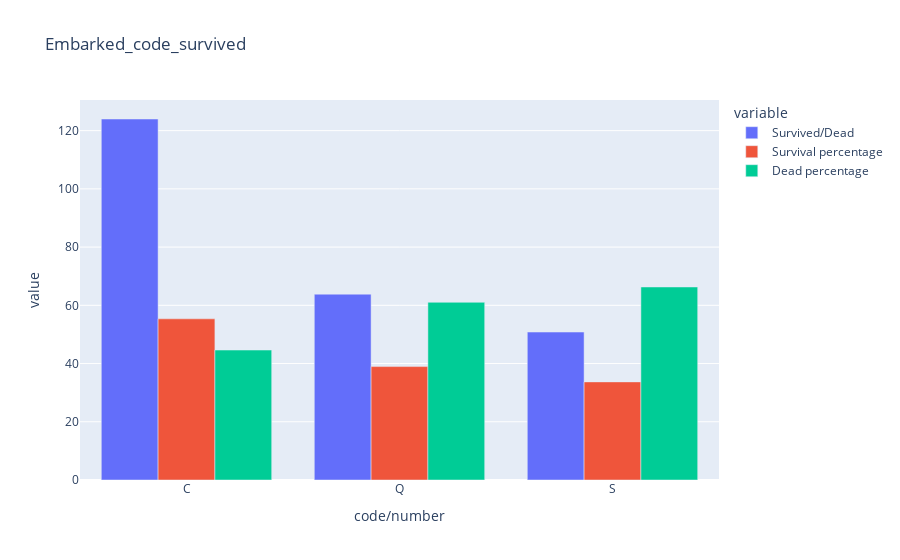

Notebook source saved alongside this figure:
### Code cell
plot

### Figure 1 — Plotly figure (JSON) as saved in the notebook; plotly's stock layout.template omitted (floating-point values rounded to 4 significant figures)
{"data": [{"alignmentgroup": "True", "hovertemplate": "variable=Survived/Dead<br>code/number=%{x}<br>value=%{y}<extra></extra>", "legendgroup": "Survived/Dead", "marker": {"color": "#636efa"}, "name": "Survived/Dead", "offsetgroup": "Survived/Dead", "orientation": "v", "showlegend": true, "textposition": "auto", "type": "bar", "x": ["C", "Q", "S"], "xaxis": "x", "y": [124, 63.83, 50.82], "yaxis": "y"}, {"alignmentgroup": "True", "hovertemplate": "variable=Survival percentage<br>code/number=%{x}<br>value=%{y}<extra></extra>", "legendgroup": "Survival percentage", "marker": {"color": "#EF553B"}, "name": "Survival percentage", "offsetgroup": "Survival percentage", "orientation": "v", "showlegend": true, "textposition": "auto", "type": "bar", "x": ["C", "Q", "S"], "xaxis": "x", "y": [55.36, 38.96, 33.7], "yaxis": "y"}, {"alignmentgroup": "True", "hovertemplate": "variable=Dead percentage<br>code/number=%{x}<br>value=%{y}<extra></extra>", "legendgroup": "Dead percentage", "marker": {"color": "#00cc96"}, "name": "Dead percentage", "offsetgroup": "Dead percentage", "orientation": "v", "showlegend": true, "textposition": "auto", "type": "bar", "x": ["C", "Q", "S"], "xaxis": "x", "y": [44.64, 61.04, 66.3], "yaxis": "y"}], "layout": {"barmode": "group", "legend": {"title": {"text": "variable"}, "tracegroupgap": 0}, "title": {"text": "Embarked_code_survived"}, "xaxis": {"anchor": "y", "domain": [0, 1], "title": {"text": "code/number"}}, "yaxis": {"anchor": "x", "domain": [0, 1], "title": {"text": "value"}}}}
